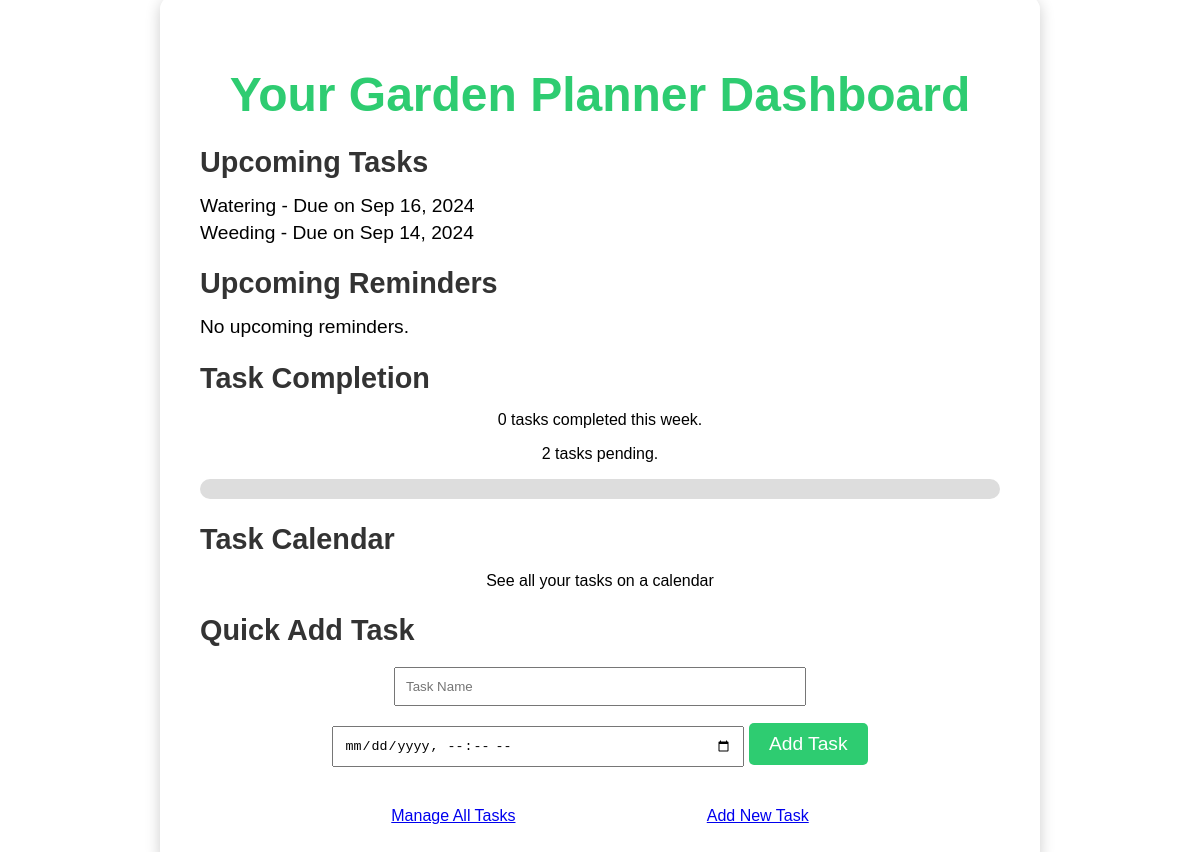
/planner/, run on the app's committed database.
### planner/models.py (models this page shows, shortened)
class Task(models.Model):
    name = models.CharField(max_length=100)  # Task name (e.g., "Water the roses")
    description = models.TextField(blank=True)  # Optional task description
    due_date = models.DateTimeField()  # Date and time the task is due
    completed = models.BooleanField(default=False)  # Field to track if the task is completed

### planner/views.py (the view)
# urls.py: path('', views.planner_home, name='planner_home'),  # Planner home page
def planner_home(request):
    upcoming_tasks = Task.objects.filter(
        due_date__gte=timezone.now(),
        due_date__lte=timezone.now() + timedelta(days=7)
    )
    upcoming_reminders = Reminder.objects.filter(
        remind_at__gte=timezone.now(),
        remind_at__lte=timezone.now() + timedelta(days=7)
    )
    completed_tasks_count = Task.objects.filter(due_date__lte=timezone.now()).count()
    pending_tasks_count = Task.objects.filter(due_date__gt=timezone.now()).count()
    total_tasks = completed_tasks_count + pending_tasks_count
    progress_percentage = (completed_tasks_count / total_tasks * 100) if total_tasks > 0 else 0
    return render(request, 'planner/planner_home.html', {
        'upcoming_tasks': upcoming_tasks,
        'upcoming_reminders': upcoming_reminders,
        'completed_tasks_count': completed_tasks_count,
        'pending_tasks_count': pending_tasks_count,
        'progress_percentage': progress_percentage,
    })

### planner/templates/planner/planner_home.html (shortened to what this page needs)
{% load static %}
<!DOCTYPE html>
<html lang="en">
<head>
    <link rel="stylesheet" href="{% static 'planner/css/planner_home.css' %}">
</head>
<body>
    <div class="planner-home-bg">
        <div class="planner-home-content">
            <h1>Your Garden Planner Dashboard</h1>
            <div class="task-overview">
                <h2>Upcoming Tasks</h2>
                <ul>
                    {% for task in upcoming_tasks %}
                        <li>{{ task.name }} - Due on {{ task.due_date|date:"M d, Y" }}</li>
                    {% empty %}
                        <li>No upcoming tasks.</li>
                    {% endfor %}
                </ul>
                <h2>Upcoming Reminders</h2>
                <ul>
                    {% for reminder in upcoming_reminders %}
                        <li>Reminder for {{ reminder.task.name }} - {{ reminder.remind_at|date:"M d, Y H:i" }}</li>
                    {% empty %}
                        <li>No upcoming reminders.</li>
                    {% endfor %}
                </ul>
            </div>
            <div class="task-progress">
                <h2>Task Completion</h2>
                <p>{{ completed_tasks_count }} tasks completed this week.</p>
                <p>{{ pending_tasks_count }} tasks pending.</p>
                <div class="progress-bar">
                </div>
            </div>
            <div class="calendar-view">
                <h2>Task Calendar</h2>
                <p>See all your tasks on a calendar</p>
            </div>
            <div class="quick-add">
                <h2>Quick Add Task</h2>
                <form method="POST" action="{% url 'task_create' %}">
                    <input type="text" name="name" placeholder="Task Name">
                    <input type="datetime-local" name="due_date" placeholder="Due Date">
                    <button type="submit">Add Task</button>
                </form>
            </div>
            <div class="planner-actions">
                <a href="{% url 'task_list' %}" class="btn-primary">Manage All Tasks</a>
                <a href="{% url 'task_create' %}" class="btn-secondary">Add New Task</a>
            </div>
        </div>
    </div>
</body>
</html>

### planner/static/planner/css/planner_home.css (style rules this page uses)
body, html { margin: 0; padding: 0; height: 100%; font-family: 'Arial', sans-serif; }
.planner-home-bg { background-size: cover; background-position: center; height: 100vh; display: flex; justify-content: center; align-items: center; padding: 30px; }
.planner-home-content { background-color: rgba(255, 255, 255, 0.85); padding: 40px; border-radius: 15px; text-align: center; box-shadow: 0 4px 15px rgba(0, 0, 0, 0.2); max-width: 800px; width: 100%; }
h1 { font-size: 3rem; color: #2ecc71; margin-bottom: 20px; font-weight: bold; }
h2 { font-size: 1.8rem; color: #333; margin-bottom: 10px; text-align: left; }
ul { list-style-type: none; padding: 0; text-align: left; }
ul li { font-size: 1.2rem; margin-bottom: 5px; }
.quick-add form input { padding: 10px; margin: 10px 0; width: calc(50% - 12px); }
.quick-add button { padding: 10px 20px; background-color: #2ecc71; color: white; border-radius: 5px; font-size: 1.2rem; border: none; cursor: pointer; }
.progress-bar { width: 100%; background-color: #ddd; height: 20px; border-radius: 10px; margin-top: 10px; }
.planner-actions { margin-top: 30px; display: flex; justify-content: space-evenly; }

### data on the page
Task: name "Watering", due_date "Sep 16, 2024"
Task: name "Weeding", due_date "Sep 14, 2024"

### other printed values
{{ completed_tasks_count }} "0"
{{ pending_tasks_count }} "2"
